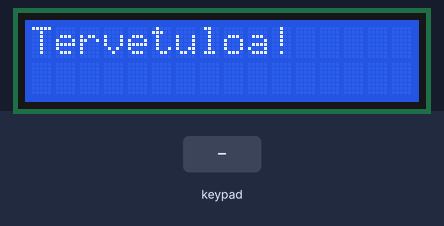
This sketch was run on a simulated Arduino Mega 2560, built with avr-gcc and run on an emulated ATmega2560. On the bench: 16×2 character LCD. Inputs (shaded band) come from the test bench. What the sketch prints to the serial monitor is not drawn.

Above: at 0.1 s.
1.3 s: key '1' pressed
At 2.1 s:
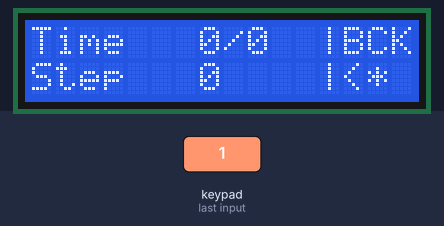
3.3 s: keypad keys 3 0 3 1 3 2 3 3 * pressed 0.4 s apart
At 8.1 s:
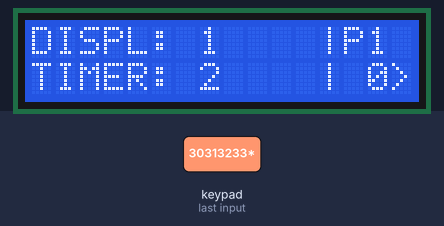
8.4 s: key '2' pressed
At 9.4 s:
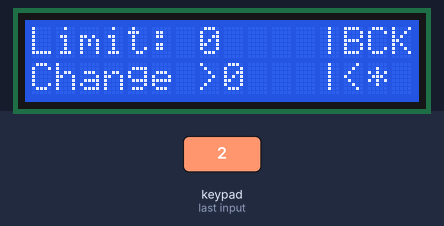
10.3 s: keypad keys 3 0 3 1 3 2 3 3 pressed 0.4 s apart
At 12.4 s:
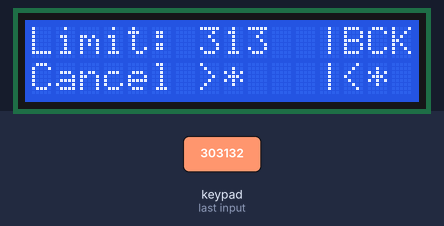
15.0 s: key '*' pressed
At 16.2 s:
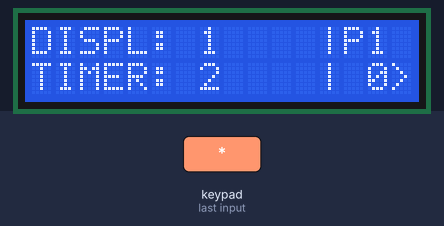
16.9 s: keypad keys 3 0 3 1 3 2 3 3 # pressed 0.4 s apart
At 18.2 s:
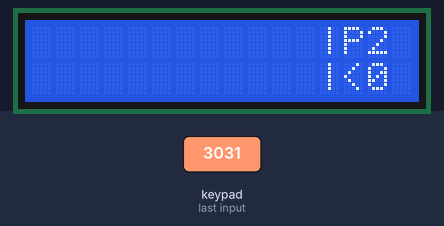
Timing chart, 0 to 19.9 s (numbered marks = the images above; inputs shaded):
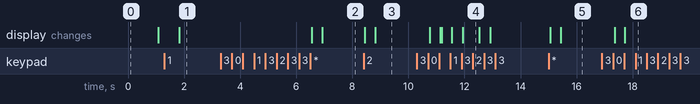

Measured:
- after the input at 1.3 s, the display: changes after 0.54 s (image 1)
- after the input at 3.3 s, the display: first changes after 3.3 s (image 2 shows a later state)
- after the input at 8.4 s, the display: first changes after 0.05 s (image 3 shows a later state)
- after the input at 10.3 s, the display: first changes after 0.45 s (image 4 shows a later state)
- after the input at 15.0 s, the display: first changes after 0.06 s (image 5 shows a later state)
- after the input at 16.9 s, the display: first changes after 0.45 s (image 6 shows a later state)

The sketch:

interface_test1.ino
```cpp
#include <LiquidCrystal_I2C.h>
#include <Key.h>
#include <Keypad.h>

#define ROWS 4
#define COLS 3


int currentTime = 99;
int currentStep = 50;

const char displayButton = '1';
const char timerButton =  '2';
const char pageButton = '0';
const char backButton = '*';

const char page1 = '1';
const char page2 = '2';
const char pageT = 'T';
const char pageD = 'D';


byte rowPins[ROWS] = {30, 31, 32, 33};
byte colPins[COLS] = {40, 41, 42};


int i;
int o;
char page;

int a;
int b;
int c;


int currentMaxTime;
bool typing;
int newValue;
int newValueCount;


bool started;
bool changing;


char hexaKeys[ROWS][COLS] = {
  {'1', '2', '3'},
  {'4', '5', '6'},
  {'7', '8', '9'},
  {'*', '0', '#'}
};
Keypad keypad = Keypad(makeKeymap(hexaKeys), rowPins, colPins, ROWS, COLS);
LiquidCrystal_I2C lcd(0x27, 16, 2);

char pageChars[4] = {page1, page2, pageT, pageD};
char buttonChars[3] = {displayButton, timerButton, pageButton};


void setup() {
  Serial.begin(9600);
  lcd.init();
  lcd.backlight();


}


void loop() {


  if(!started){ //aloitus
    if(isValuesOk() == true){
      start();
    }else if((isValuesOk() == false)){
      lcd.setCursor(0, 0);
      lcd.print("Virhe:");
      lcd.setCursor(0, 1);
      lcd.print("Sama char-arvo!");
      Serial.println("Check values and restart!");
    }

  }


  if(started){  // tämä heti startin jälkeen
    toInterface(page);
  }


}


void start(){
  lcd.setCursor(0, 0);
  lcd.print("Tervetuloa!");
  delay(1000);
  page = '1';
  started = true;
  changing = true;
}


void toInterface(byte page){
  changeDelay();
  switch(page){
    case '1':
      Serial.println("PAGE 1!");
      Serial.println();
      toPage1();
      break;
    case '2':
      Serial.println("PAGE 2!");
      Serial.println();
      toPage2();
      break;
    case pageT:
      Serial.println("PAGE T!");
      Serial.println();
      toTimer();
      break;
    case pageD:
      Serial.println("PAGE D!");
      Serial.println();
      toDisplay();
      break;
  }


}


void toPage1(){
  changeDelay();
  char keyPressed = keypad.getKey();

  page = page1;
  pageInfo();

  if(keyPressed == pageButton){
    changing = true;
    toInterface(page2);
  }
  if(keyPressed == timerButton){
    changing = true;
    toInterface(pageT);
  }
  if(keyPressed == displayButton){
    changing = true;
    toInterface(pageD);
  }
}


void toPage2(){
  changeDelay();
  char keyPressed = keypad.getKey();
  page = page2;
  pageInfo();

  if(keyPressed == pageButton){
    changing = true;
    toInterface(page1);
  }
}


void toTimer(){
  changeDelay();

  char keyPressed = keypad.getKey();
  page = pageT;
  backInfo();
  pageInfo();


  if(keyPressed == backButton){
    changing = true;
    toInterface(page1);
  }
  if((keyPressed == pageButton && !typing)){
    changing = true;
    typing = true;

  }
  if(typing){
    typeValue();
  }


}

void typeValue(){
  char keyPressed = keypad.getKey();
  if(keyPressed == backButton){
    typing = false;
    newValueCount = 0;
    a = 0;
    b = 0;
    c = 0;
    changing = true;
  }

  if(isDigit(keyPressed)){
    switch(newValueCount){
      case 0:
        a = keyPressed & 0x0F;
        Serial.println("A");
        newValueCount++;
        break;
      case 1:
        b = keyPressed & 0x0F;
        Serial.println("B");
        newValueCount++;
        break;
      case 2:
        c = keyPressed & 0x0F;
        Serial.println("C");
        newValueCount++;
        break;
      case 3:   //Tämä sen takia että saadaan viimeinen numero näkyviin näyttöön ennen palaamista timersivulle
        newValueCount++;
    }
  }
  currentMaxTime = (a*100)+(b*10)+(c);

  if(newValueCount >= 4){
      delay(200);
      typing = false;
      a = 0;
      b = 0;
      c = 0;
      newValueCount = 0;
      changing = true;
  }


}


void toDisplay(){
  changeDelay();
  page = pageD;
  char keyPressed = keypad.getKey();
  backInfo();
  pageInfo();

  if(keyPressed == backButton){
    changing = true;
    toInterface(page1);
  }
}


void pageInfo(){

  // 1 PAGE
  if(page == page1){


    currentTime = 0;
    currentStep = 0;


    lcd.setCursor(0, 0);
    lcd.print("DISPL:");
    lcd.setCursor(0, 1);
    lcd.print("TIMER:");

    lcd.setCursor(7, 0);
    lcd.print(displayButton);
    lcd.setCursor(7, 1);
    lcd.print(timerButton);

    showPageNumber();
  }


  // 2 PAGE
  if(page == page2){
    showPageNumber();
  }


  // DISPLAY PAGE
  if(page == pageD){

    if(currentTime < currentMaxTime){
      currentTime++;
      currentStep++;
    }


    lcd.setCursor(0, 0);
    lcd.print("Time");

    lcd.setCursor(0, 1);
    lcd.print("Step");


    if((currentTime >= 0) && (currentTime <= 9)){
      lcd.setCursor(7, 0);
      lcd.print(currentTime);
    }
    else if((currentTime >= 10) && (currentTime <= 99)){
      lcd.setCursor(6, 0);
      lcd.print(currentTime);
    }
    else if((currentTime >= 100) && (currentTime <= 999)){
      lcd.setCursor(5, 0);
      lcd.print(currentTime);
    }

    lcd.setCursor(8, 0);
    lcd.print("/");
    lcd.setCursor(9, 0);
    lcd.print(currentMaxTime);


    if((currentStep >= 0) && (currentStep <= 9)){
      lcd.setCursor(7, 1);
      lcd.print(currentStep);
    }
    else if((currentStep >= 10) && (currentStep <= 99)){
      lcd.setCursor(6, 1);
      lcd.print(currentStep);
    }
    else if((currentStep >= 100) && (currentStep <= 999)){
      lcd.setCursor(5, 1);
      lcd.print(currentStep);
    }


  }


  // TIMER PAGE
  if(page == pageT){

    if(typing){
      changeDelay();
      lcd.setCursor(0, 0);
      lcd.print("Limit:");
      lcd.setCursor(7, 0);
      lcd.print(a);
      lcd.print(b);
      lcd.print(c);

      lcd.setCursor(0, 1);
      lcd.print("Cancel >");
      lcd.print(backButton);

    }
    if(!typing){
      lcd.setCursor(0, 0);
      lcd.print("Limit:");
      lcd.setCursor(7, 0);
      lcd.print(currentMaxTime);

      lcd.setCursor(0, 1);
      lcd.print("Change >");
      lcd.print(pageButton);
    }


  }

}


void backInfo(){

  lcd.setCursor(12, 0);
  lcd.print("|");
  lcd.setCursor(12, 1);
  lcd.print("|");
  lcd.setCursor(13, 0);
  lcd.print("BCK");
  lcd.setCursor(13, 1);
  lcd.print("<");
  lcd.print(backButton);


}


void showPageNumber(){
  lcd.setCursor(12, 0);
  lcd.print("|");
  lcd.setCursor(12, 1);
  lcd.print("|");
  lcd.setCursor(13, 0);

  if(page == page1){
    lcd.print("P1");
  }else if(page == page2){
    lcd.print("P2");
  }

  lcd.setCursor(13, 1);

  if(page == page1){
    lcd.print(" ");
    lcd.print(pageButton);
    lcd.print(">");


  }else if(page == page2){
    lcd.print("<");
    lcd.print(pageButton);
  }
}


void changeDelay(){
  if(changing){
    lcd.clear();
    delay(350);
    changing = false;
  }
}
bool isValuesOk(){
  bool k;

  for(i = 0; i <=1; i++){
    for(o = i+1; o <= 2; o++){
      if((buttonChars[i] == buttonChars[o])){
        k = false;
        return false;
      }
      else{
        k = true;
      }
    }
  }


  for(i = 0; i <=2; i++){
    for(o = i+1; o <= 3; o++){
      if((pageChars[i] == pageChars[o])){
        k = false;
        return false;
      }
      else{
        k = true;
      }
    }
  }
  if(k){
    return true;
  }else{
    return false;
  }
}


/*--------------------------------------------------
Koodia käytetty numeroiden checkaamiselle startissa:

toInt: https://www.arduino.cc/reference/en/language/variables/data-types/string/functions/toint/

LINK: https://forum.arduino.cc/t/testing-to-see-if-some-value-is-an-element-of-an-array/272284/2


primes [] = {2,3,5,7};

if (n == primes[n])

This only looks at the n'th element in the array. Push the button 3 times then look at the 3rd element.

You need to cycle through the array to check all elements.

For count = 0; count =< number of elements; increment count
If n = primes[count]
Found = true
Exit for loop


CHAR TO INT:

Hi @richo777
try this way;

byte x; //
int abc[10];
char str;

void setup () {
  Serial.begin(115200);
}

void loop () {

  str = '7';

  x = str & 0x0F;
  abc[x] = 45;

  Serial.println(abc[x]);
  delay(1000);
}


*/
```
